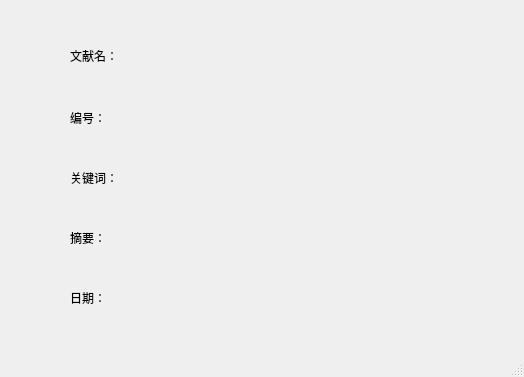
<?xml version="1.0" encoding="UTF-8"?>
<ui version="4.0">
 <class>showdocpage</class>
 <widget class="QMainWindow" name="showdocpage">
  <property name="geometry">
   <rect>
    <x>0</x>
    <y>0</y>
    <width>524</width>
    <height>377</height>
   </rect>
  </property>
  <property name="windowTitle">
   <string>MainWindow</string>
  </property>
  <widget class="QWidget" name="centralwidget">
   <widget class="QLabel" name="label3">
    <property name="geometry">
     <rect>
      <x>180</x>
      <y>150</y>
      <width>141</width>
      <height>51</height>
     </rect>
    </property>
    <property name="text">
     <string/>
    </property>
   </widget>
   <widget class="QLabel" name="label5">
    <property name="geometry">
     <rect>
      <x>180</x>
      <y>270</y>
      <width>281</width>
      <height>51</height>
     </rect>
    </property>
    <property name="text">
     <string/>
    </property>
   </widget>
   <widget class="QLabel" name="label2">
    <property name="geometry">
     <rect>
      <x>180</x>
      <y>90</y>
      <width>171</width>
      <height>51</height>
     </rect>
    </property>
    <property name="text">
     <string/>
    </property>
   </widget>
   <widget class="QLabel" name="label">
    <property name="geometry">
     <rect>
      <x>180</x>
      <y>30</y>
      <width>181</width>
      <height>51</height>
     </rect>
    </property>
    <property name="text">
     <string/>
    </property>
   </widget>
   <widget class="QLabel" name="label4">
    <property name="geometry">
     <rect>
      <x>180</x>
      <y>210</y>
      <width>131</width>
      <height>41</height>
     </rect>
    </property>
    <property name="text">
     <string/>
    </property>
   </widget>
   <widget class="QLabel" name="label_2">
    <property name="geometry">
     <rect>
      <x>70</x>
      <y>40</y>
      <width>72</width>
      <height>31</height>
     </rect>
    </property>
    <property name="text">
     <string>文献名：</string>
    </property>
   </widget>
   <widget class="QLabel" name="label_3">
    <property name="geometry">
     <rect>
      <x>70</x>
      <y>110</y>
      <width>72</width>
      <height>15</height>
     </rect>
    </property>
    <property name="text">
     <string>编号：</string>
    </property>
   </widget>
   <widget class="QLabel" name="label_4">
    <property name="geometry">
     <rect>
      <x>70</x>
      <y>170</y>
      <width>72</width>
      <height>15</height>
     </rect>
    </property>
    <property name="text">
     <string>关键词：</string>
    </property>
   </widget>
   <widget class="QLabel" name="label_5">
    <property name="geometry">
     <rect>
      <x>70</x>
      <y>230</y>
      <width>72</width>
      <height>15</height>
     </rect>
    </property>
    <property name="text">
     <string>摘要：</string>
    </property>
   </widget>
   <widget class="QLabel" name="label_6">
    <property name="geometry">
     <rect>
      <x>70</x>
      <y>290</y>
      <width>72</width>
      <height>15</height>
     </rect>
    </property>
    <property name="text">
     <string>日期：</string>
    </property>
   </widget>
  </widget>
  <widget class="QMenuBar" name="menubar">
   <property name="geometry">
    <rect>
     <x>0</x>
     <y>0</y>
     <width>524</width>
     <height>26</height>
    </rect>
   </property>
  </widget>
  <widget class="QStatusBar" name="statusbar"/>
 </widget>
 <resources/>
 <connections/>
</ui>
